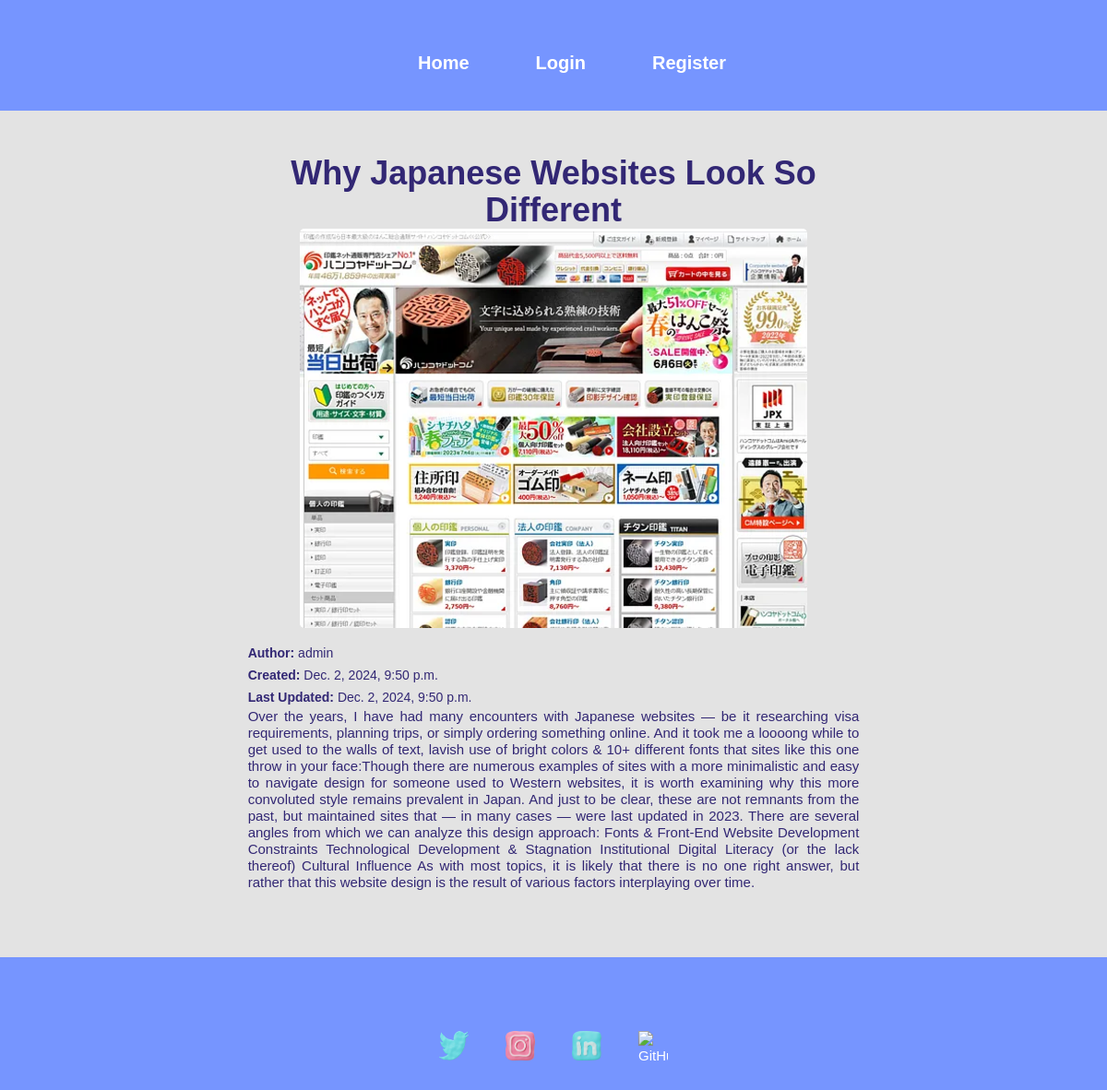
The page /view/19/ on the database as committed earlier.
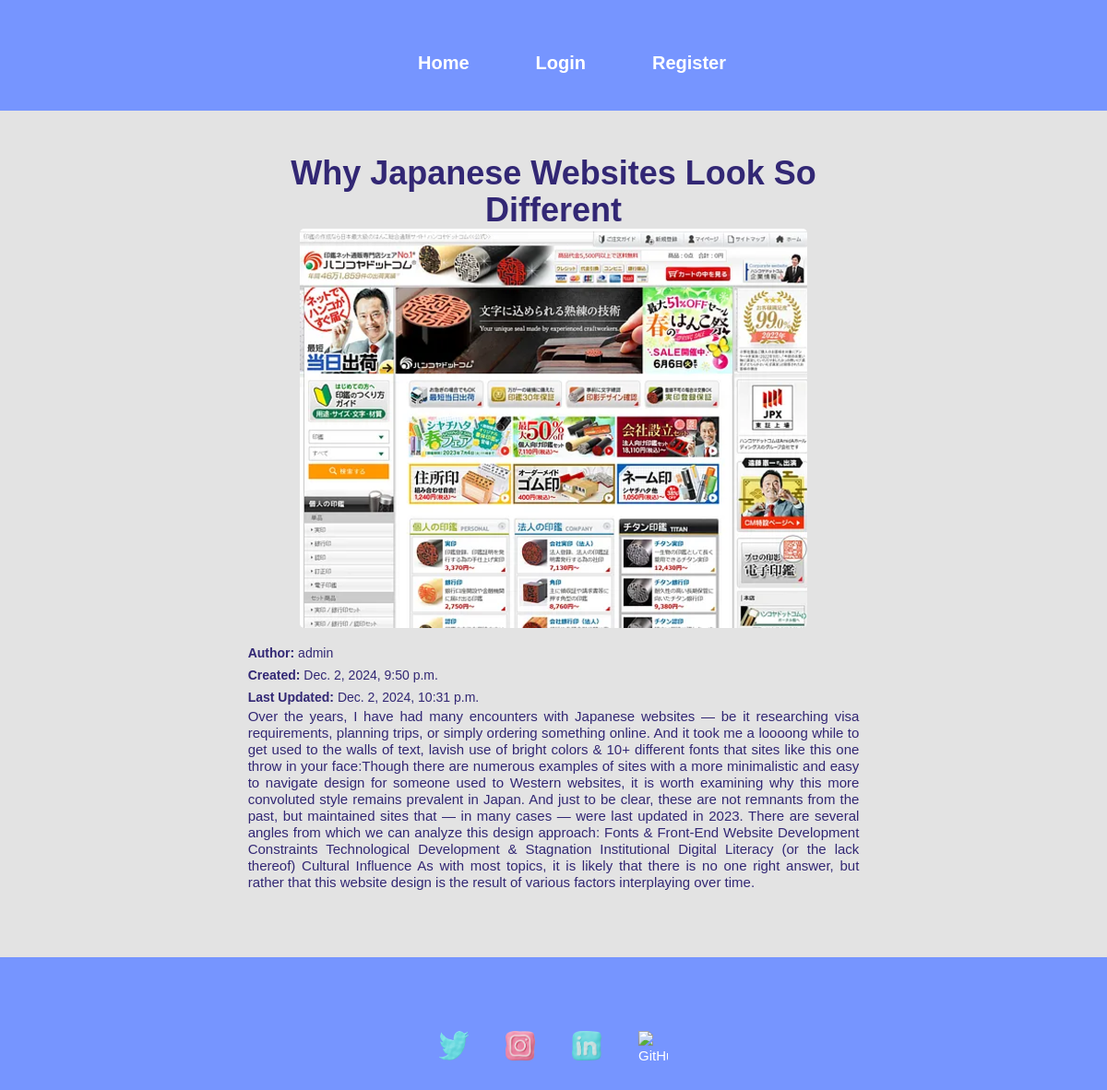
The same page on the database as committed later.
### medium/models.py (models this page shows, shortened)
class Post(models.Model):
    title = models.CharField(max_length=100, verbose_name="Post Title")
    image = models.ImageField(upload_to='post/', verbose_name="Post Image")
    content = models.TextField(verbose_name="Post Content")
    author = models.ForeignKey(settings.AUTH_USER_MODEL, on_delete=models.CASCADE, verbose_name="Author")
    date_posted = models.DateTimeField(auto_now_add=True, verbose_name="Date Posted")
    date_updated = models.DateTimeField(auto_now=True, verbose_name="Last Updated")
    class Meta:
        ordering = ('-date_posted',)
        verbose_name = "Blog Post"
        verbose_name_plural = "Blog Posts"

### userauth/models.py (models this page shows, shortened)
class User(AbstractUser):
    email = models.EmailField(unique=True)
    username = models.CharField(max_length=50, unique=True)
    bio = models.CharField(max_length=255)
    image=models.ImageField(upload_to='profile/')
    USERNAME_FIELD = "email"  # Login will be with email instead of username
    REQUIRED_FIELDS = ["username"]

### medium/views.py (the view)
# urls.py: path('view/<id>/', views.view, name='view'),
def view(request,id):
    post= Post.objects.get(id=id)
    context = {
        'post': post,
    }
    return render(request, 'blog/view.html', context)

### templates/blog/view.html (shortened to what this page needs)
{% extends "partials/base.html" %}
{% load static %}
{% load static tailwind_tags %}
{% block content %}
{% tailwind_css %}
<div class="container mx-auto my-5">
    <div class="flex justify-center">
        <div class="w-full md:w-2/3">
            <h1 class="text-4xl font-bold text-center ">{{ post.title }}</h1>
            {% if post.image %}
    <div class="flex justify-center mb-3">
        <img src="{{ post.image.url }}" alt="Post Image" class="img-fluid rounded-lg">
    </div>
{% endif %}
            <p class="mt-2"><strong>Author:</strong> {{ post.author.username }}</p>
            <p><strong>Created:</strong> {{ post.date_posted }}</p>
            <p><strong>Last Updated:</strong> {{ post.date_updated }}</p>
            <div class="mb-4 text-justify">
                <h5>{{ post.content }}</h5>
            </div>
        </div>
    </div>
</div>
{% endblock %}

Rows that differ between the two databases and show on the page:
changed Post "Why Japanese Websites Look So Different": date_updated "Dec. 2, 2024, 9:50 p.m." → "Dec. 2, 2024, 10:31 p.m."
